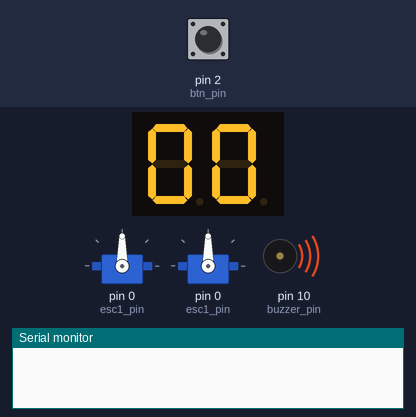
Bench run of a sketch on a simulated Arduino Uno, built with avr-gcc and run on an emulated ATmega328P. Shown: 2-digit seven-segment display, 2 × servo, buzzer (waves = sounding), the last lines printed to the serial monitor. Wiring (inferred from the names in the program): 2-digit 7-segment display, segments lit when HIGH: segments pin 11, pin 12, pin 3, pin 7, pin 4, pin 9, pin 8; digit selects pin 5, pin 6. The inputs (shaded band) are chosen by the test bench; at power-on: pin 2 (btn_pin) HIGH. The segment pins are drawn as the display they are named for.

Above: at 0.52 s.
At 1.6 s:
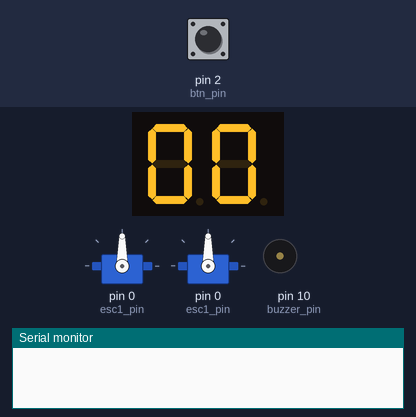
1.7 s: pin 2 (btn_pin) pulled LOW for 0.15 s
At 2.3 s:
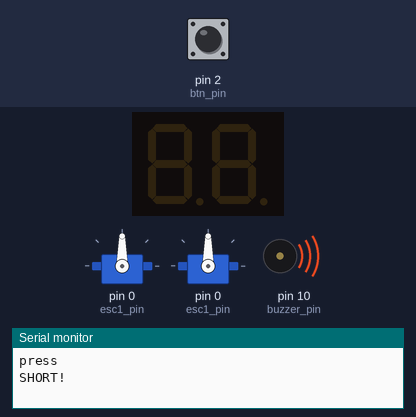
2.4 s: pin 2 (btn_pin) pulled LOW for 1 s
4.0 s: pin 2 (btn_pin) pulled LOW for 3.2 s
Timing chart, 0 to 9.5 s (numbered marks = the images above; inputs shaded):
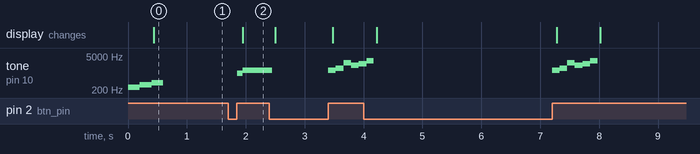

Measured:
- after the input at 1.7 s, tone on pin 10 (buzzer_pin): silent → 988 Hz after 0.15 s, → 1319 Hz 0.10 s later; the display: changes after 0.25 s (image 2)

The sketch:

Table-hockey.ino
```cpp
#include <Servo.h>
#include "pitches.h"

//set physical pinout
#define btn_pin 2
#define buzzer_pin 10
#define esc1_pin 0
#define esc2_pin 0
byte segment_buffer[2] = {0,0};
const byte seg_pins[7] = {11,12,3,7,4,9,8}; // order gfedcba
const byte disp_pins[2] = {5,6}; //least significant digit first.


//define variables
unsigned long current_milis;
unsigned long press_milis;
unsigned long release_milis;
unsigned long delta_milis;
unsigned long game_start_milis;
bool last_button_state;
bool current_button_state;
Servo esc1;
Servo esc2;

//define game mechaics
#define long_press_treshold 600 //miliseconds to count as long press
#define game_time 60000 //miliseconds for game time.


/*
 * pin - char
 * 4 - e
 * 7 - d
 * 8 - g
 * 9 - f
 * 11 - a
 * 12 - b
 * 3 - c
 */
//fonts, convert a digit to segments
const PROGMEM byte digits[] = {
  //gfedcba
  0b0111111,  // 0
  0b0000110,  // 1
  0b1011011,  // 2
  0b1001111,  // 3
  0b1100110,  // 4
  0b1101101,  // 5
  0b1111101,  // 6
  0b0100111,  // 7
  0b1111111,  // 8
  0b1101111   // 9
};
void write_segments(byte segments){
  /*
   * a byte stores 8 bits, in this code we set each bit with a specific segment, least significant = a
   * writes the byte to hardware.
   * 0b01010101
   *    |||||||
   *    gfedcba
   *
   * on hardware:
   *  HH
   * L  L
   * L  L
   *  HH
   * H  H
   * H  H
   *  LL
   */
  for (int i = 0; i <= 6; i++) {
    digitalWrite(seg_pins[i], bitRead(segments, i));
  }
}
void write_digits(byte n){
  //yu put da numba it go tru font and back to buffa!
  //black magic on the (n / 1U) % 10 no idea how it works.
  //this may be misnamed, as it does not actually write tothe display, but to the buffer.
  segment_buffer[0] = digits[(n / 1U) % 10];
  segment_buffer[1] = digits[(n / 10U) % 10];
}

void update_display(){
  //this code writes the buffer to the display, one digit at a time. must run repeatedly for persistance of vision to take effect.
  for (int i = 0; i <= 1; i++) {
    //write every segment
    digitalWrite(disp_pins[i], HIGH);
    write_segments(segment_buffer[i]);
    delay(10);//not good prectice. use millis instead.
    digitalWrite(disp_pins[i], LOW);
  }
  //turn off at last segment
  write_segments(0);
}

void setup() {
  // set pin modes
  Serial.begin(9600);//debug
  pinMode(buzzer_pin, OUTPUT);
  pinMode(btn_pin, INPUT_PULLUP);
  for (int i = 0; i <= 1; i++) {
    pinMode(disp_pins[i], OUTPUT);
  }
  for (int i = 0; i <= 6; i++) {
    pinMode(seg_pins[i], OUTPUT);
  }

  esc1.attach(esc1_pin);
  esc2.attach(esc2_pin);

  // startup chime
  tone(buzzer_pin, NOTE_C4);
  delay(200);
  tone(buzzer_pin, NOTE_E4);
  delay(200);
  tone(buzzer_pin, NOTE_G4, 200);
  write_digits(00);
}

void on_press(){
  Serial.println("SHORT!");
  tone(buzzer_pin,NOTE_B5,100);
  delay(100);
  tone(buzzer_pin,NOTE_E6,500);
  delay(500);
  noTone(buzzer_pin);
}

void on_long_press(){
  Serial.println("LONG!");
  tone(buzzer_pin,NOTE_E6,125);
  delay(130);
  tone(buzzer_pin,NOTE_G6,125);
  delay(130);
  tone(buzzer_pin,NOTE_E7,125);
  delay(130);
  tone(buzzer_pin,NOTE_C7,125);
  delay(130);
  tone(buzzer_pin,NOTE_D7,125);
  delay(130);
  tone(buzzer_pin,NOTE_G7,125);
  delay(125);
  noTone(buzzer_pin);
}

void loop() {
  update_display(); //locks the processor. Could be better.
  //get current time and input states.
  current_milis = millis();
  current_button_state = !digitalRead(btn_pin);

  if(current_button_state != last_button_state and current_button_state == true){//detect rising edge on pin (press event)
    press_milis = current_milis;
    Serial.println("press");
  }
  if(current_button_state != last_button_state and current_button_state == false){//detect falling edge (release event)
    release_milis = current_milis;
    delta_milis = release_milis - press_milis; //calculate for how much time the button has been pressed

    if(delta_milis >= long_press_treshold){
      on_long_press();
    }else if(delta_milis > 20){
      on_press();
    }
    Serial.print("release time:");
    Serial.println(delta_milis);
  }
  last_button_state = current_button_state;
}
```

pitches.h
```cpp
/*************************************************
 * Public Constants
 *************************************************/

#define NOTE_B0  31
#define NOTE_C1  33
#define NOTE_CS1 35
#define NOTE_D1  37
#define NOTE_DS1 39
#define NOTE_E1  41
#define NOTE_F1  44
#define NOTE_FS1 46
#define NOTE_G1  49
#define NOTE_GS1 52
#define NOTE_A1  55
#define NOTE_AS1 58
#define NOTE_B1  62
#define NOTE_C2  65
#define NOTE_CS2 69
#define NOTE_D2  73
#define NOTE_DS2 78
#define NOTE_E2  82
#define NOTE_F2  87
#define NOTE_FS2 93
#define NOTE_G2  98
#define NOTE_GS2 104
#define NOTE_A2  110
#define NOTE_AS2 117
#define NOTE_B2  123
#define NOTE_C3  131
#define NOTE_CS3 139
#define NOTE_D3  147
#define NOTE_DS3 156
#define NOTE_E3  165
#define NOTE_F3  175
#define NOTE_FS3 185
#define NOTE_G3  196
#define NOTE_GS3 208
#define NOTE_A3  220
#define NOTE_AS3 233
#define NOTE_B3  247
#define NOTE_C4  262
#define NOTE_CS4 277
#define NOTE_D4  294
#define NOTE_DS4 311
#define NOTE_E4  330
#define NOTE_F4  349
#define NOTE_FS4 370
#define NOTE_G4  392
#define NOTE_GS4 415
#define NOTE_A4  440
#define NOTE_AS4 466
#define NOTE_B4  494
#define NOTE_C5  523
#define NOTE_CS5 554
#define NOTE_D5  587
#define NOTE_DS5 622
#define NOTE_E5  659
#define NOTE_F5  698
#define NOTE_FS5 740
#define NOTE_G5  784
#define NOTE_GS5 831
#define NOTE_A5  880
#define NOTE_AS5 932
#define NOTE_B5  988
#define NOTE_C6  1047
#define NOTE_CS6 1109
#define NOTE_D6  1175
#define NOTE_DS6 1245
#define NOTE_E6  1319
#define NOTE_F6  1397
#define NOTE_FS6 1480
#define NOTE_G6  1568
#define NOTE_GS6 1661
#define NOTE_A6  1760
#define NOTE_AS6 1865
#define NOTE_B6  1976
#define NOTE_C7  2093
#define NOTE_CS7 2217
#define NOTE_D7  2349
#define NOTE_DS7 2489
#define NOTE_E7  2637
#define NOTE_F7  2794
#define NOTE_FS7 2960
#define NOTE_G7  3136
#define NOTE_GS7 3322
#define NOTE_A7  3520
#define NOTE_AS7 3729
#define NOTE_B7  3951
#define NOTE_C8  4186
#define NOTE_CS8 4435
#define NOTE_D8  4699
#define NOTE_DS8 4978
 
```
